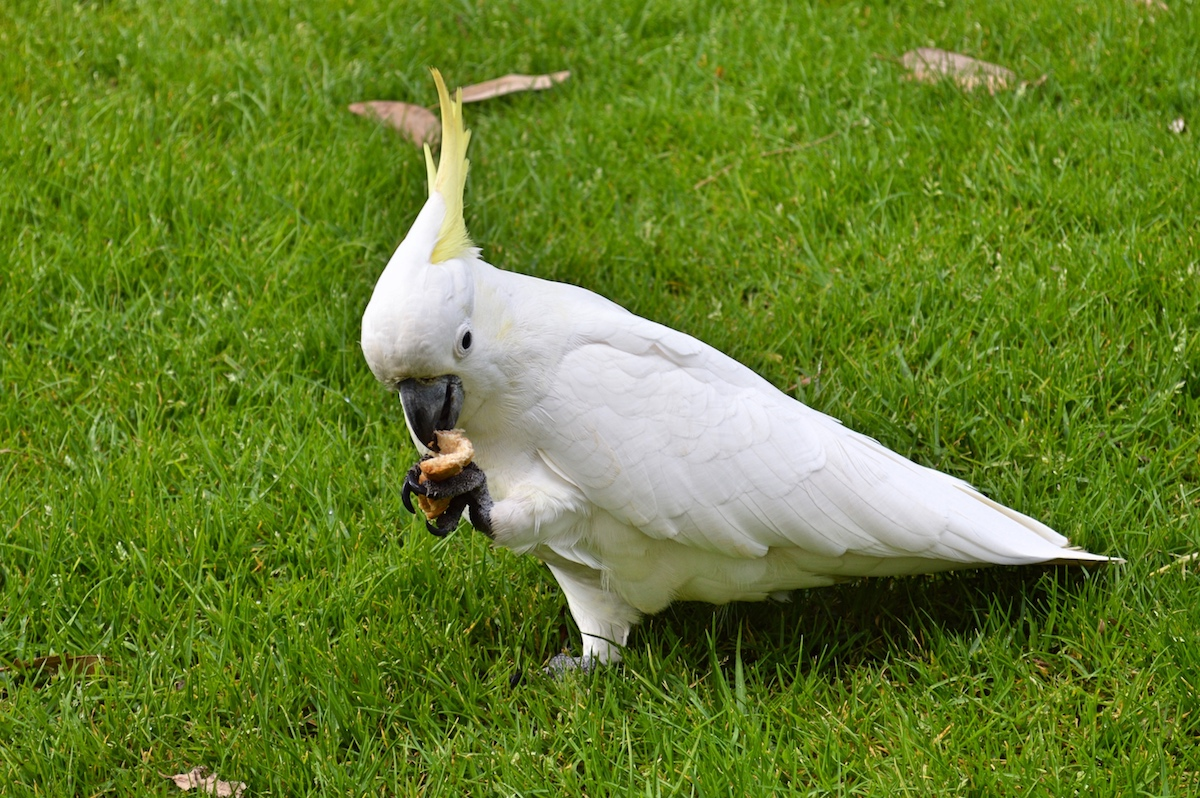
#> input picture sample.jpeg, 1200 x 798 px
$ jupyter execute --allow-errors '画像.ipynb'
#> lines starting #> are read from the running program, lines starting #| are printed output that depends on the picture
[cell 1]
from PIL import Image

[cell 2]
img = Image.open('sample.jpeg')
#> img is the input picture: PIL image 1200x798 RGB; mean R, G, B 101.5, 126.5, 43.9
img

[cell 3]
img.size
#> Out = (1200, 798)

[cell 4]
img=img.resize((1024,768))
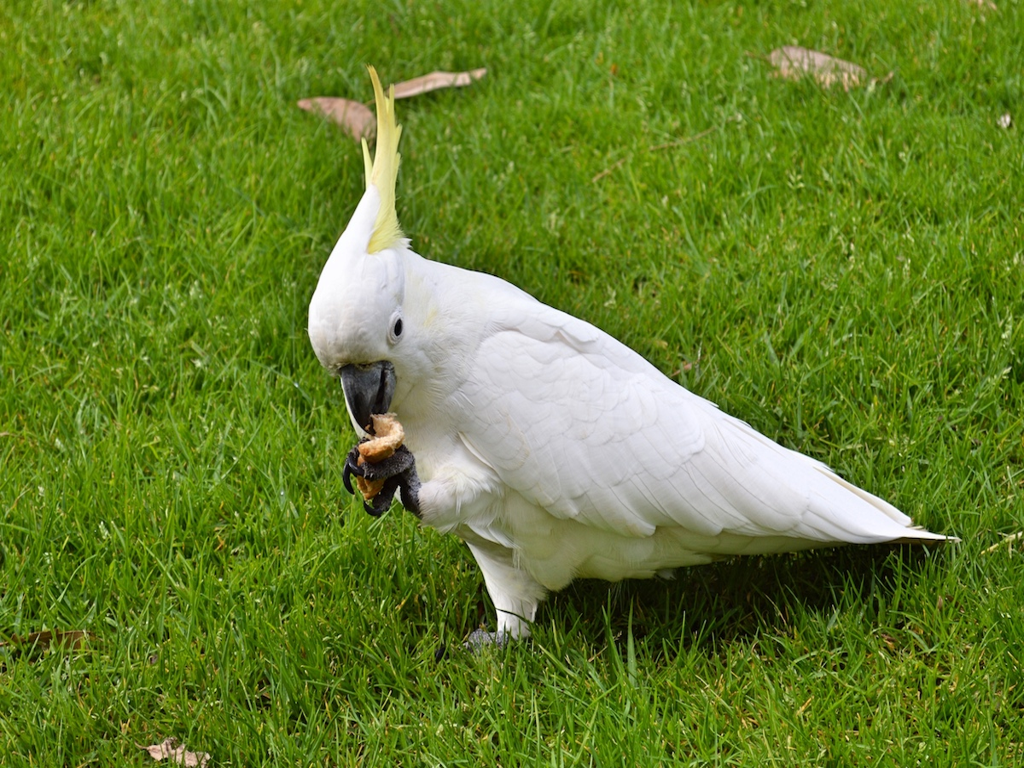
#> img: PIL image 1024x768 RGB; mean R, G, B 101.5, 126.5, 44
